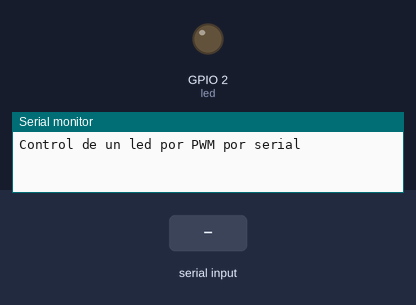
The sketch below on a simulated ESP32. On the bench: output pins drawn as LEDs (lit = HIGH), the last lines printed to the serial monitor. Inputs (shaded band) come from the test bench.

Above: at 1.4 s.
1.5 s: "90,45\n" received over Serial
At 1.8 s:
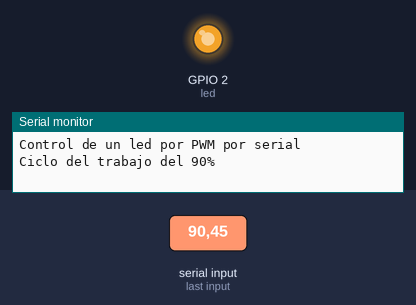
3.0 s: "30,150\n" received over Serial
At 4.1 s:
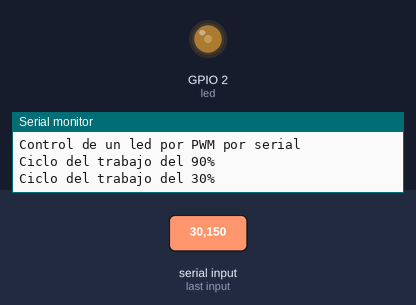
4.5 s: "5\n" received over Serial
At 5.2 s:
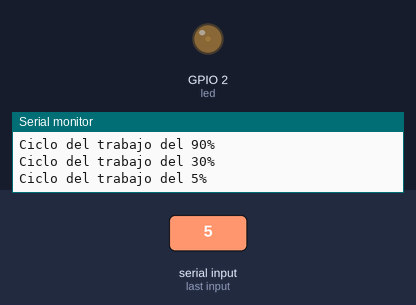
6.0 s: "90\n" received over Serial
At 6.4 s:
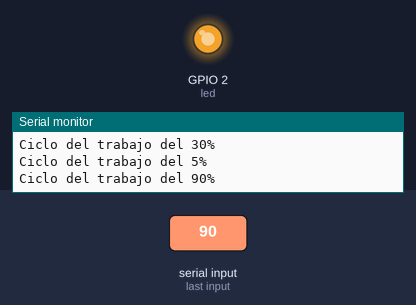
Timing chart, 0 to 8.5 s (numbered marks = the images above; inputs shaded):
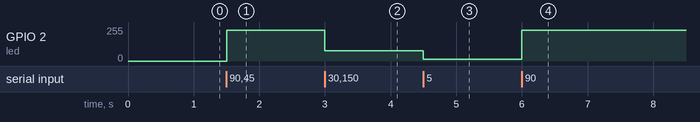

The sketch:

led_PWM_Serie.ino
```cpp
//ESP32 - PWM - UART(Serial)
//Controlar la intencidad del led de la tarjeta

//Variables y constantes
#define led 2   //Dirección del led
#define fre 1000   //Frecuencia PWM
#define res 16   //Resoliución PEM
#define Max (pow(2,res)-1)  //El valor maximo de ancho de pulso

void setup() {
  //Serial
  Serial.begin(115200);
  delay(200);
  //GPIO
  pinMode(led,OUTPUT);  //Cuando es PWM es opcional asignarlo como salida
  //PWM
  ledcAttach(led,fre,res); //La salida es led, la frecuencia es 1KHz y la resolución de 16 bits

  Serial.println();
  Serial.println("Control de un led por PWM por serial");
  Serial.println();
}

void loop() {
  if(Serial.available()){
    String s=Serial.readStringUntil('\n');
    int pwm=s.toInt();  //Convierte cadena en entero
    if(pwm<0)  pwm=0;
    if(pwm>100) pwm=100;
    ledcWrite(led,map(pwm,0,100,0,Max));  //Ancho de pulso con respecto al valor del map
                                          //map devuelve un entero que se encuentre entre un rango de valores
    Serial.println("Ciclo del trabajo del " + String(pwm) + "%");
  }
}
```

Measured:
- after the input at 1.5 s, GPIO 2 (led): 0/255 → 229/255 at once
- after the input at 3.0 s, GPIO 2 (led): 229/255 → 76/255 at once
- after the input at 4.5 s, GPIO 2 (led): 76/255 → 13/255 at once
- after the input at 6.0 s, GPIO 2 (led): 13/255 → 229/255 at once
